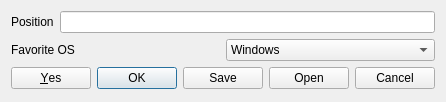
<?xml version="1.0" encoding="UTF-8"?>
<ui version="4.0">
 <class>InfoDialog</class>
 <widget class="QDialog" name="InfoDialog">
  <property name="geometry">
   <rect>
    <x>0</x>
    <y>0</y>
    <width>417</width>
    <height>102</height>
   </rect>
  </property>
  <property name="windowTitle">
   <string>Dialog</string>
  </property>
  <layout class="QVBoxLayout" name="verticalLayout">
   <item>
    <layout class="QHBoxLayout" name="horizontalLayout">
     <item>
      <widget class="QLabel" name="label">
       <property name="text">
        <string>Position</string>
       </property>
      </widget>
     </item>
     <item>
      <widget class="QLineEdit" name="position_line_edit"/>
     </item>
    </layout>
   </item>
   <item>
    <layout class="QHBoxLayout" name="horizontalLayout_2">
     <item>
      <widget class="QLabel" name="label_2">
       <property name="text">
        <string>Favorite OS</string>
       </property>
      </widget>
     </item>
     <item>
      <widget class="QComboBox" name="favorite_os_combo_box">
       <item>
        <property name="text">
         <string>Windows</string>
        </property>
       </item>
       <item>
        <property name="text">
         <string>Linux</string>
        </property>
       </item>
       <item>
        <property name="text">
         <string>Mac</string>
        </property>
       </item>
      </widget>
     </item>
    </layout>
   </item>
   <item>
    <widget class="QDialogButtonBox" name="button_box">
     <property name="standardButtons">
      <set>QDialogButtonBox::Cancel|QDialogButtonBox::Ok|QDialogButtonBox::Open|QDialogButtonBox::Save|QDialogButtonBox::Yes</set>
     </property>
    </widget>
   </item>
  </layout>
 </widget>
 <resources/>
 <connections/>
</ui>
